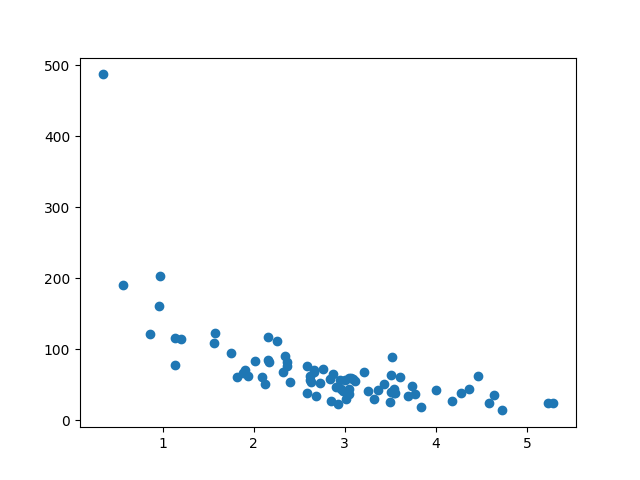

Python code for this plot:
# Demonstrate using training and testing data sets
import numpy
import matplotlib.pyplot as plt
numpy.random.seed(2) # seeding the random function

x = numpy.random.normal(3, 1, 100)
y = numpy.random.normal(150, 40, 100) / x

train_x = x[:80]
train_y = y[:80]

test_x = x[80:]
test_y = y[80:]

plt.scatter(train_x, train_y) # plot the training data on a scatter plot
plt.show() # It looks like the original data set after illustrating it on a scatter plot, it seems to be a fair selection
